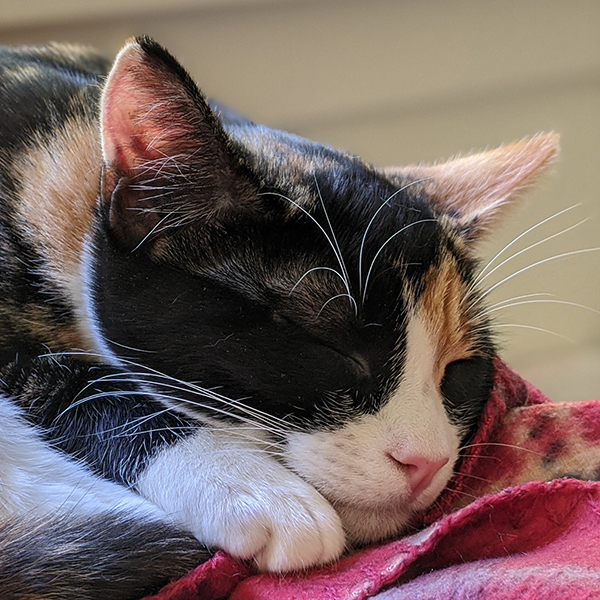
#> input picture data/beans.jpg, 600 x 600 px
$ jupyter execute day08_filtering.ipynb   (shell and % lines are left out)
#> lines starting #> are read from the running program, lines starting #| are printed output that depends on the picture; after the words box and inside, x2 and y2 are one past the last pixel; in counts of white or black regions, pixels touching at a corner belong together
## Day 8: Photometric Transformations and Filtering

#### Goals

* Understand how images are represented as arrays
* Know how to perform basic photometric transformations (brightness, thresholding)
* Understand image noise and why we need filtering
* Know how to filter an image using cross-correlation
* Know how to handle image borders when filtering
* Get a feel for operations possible with linear filtering (blur, sharpen)

[cell 1]
# boilerplate setup

# Library imports
import numpy as np
import matplotlib.pyplot as plt
import cv2

### Image Representation

* Computationally: `ndarray` of size `(height, width, 3)`
* Mathematically: a function mapping **position** to **intensity** (or color)
    * Grayscale image: $f: \mathbb{R}^2 \Rightarrow \mathbb{R}$
    * Color image: $f: \mathbb{R}^2 \Rightarrow \mathbb{R^3}$

[cell 2]
# Load image using OpenCV (loads as BGR by default)
beans_bgr = cv2.imread("../data/beans.jpg")
#> beans_bgr is the input picture: shape (600, 600, 3); mean B, G, R 95.1, 98.6, 115.9
# Convert BGR to RGB for display with matplotlib
beans = cv2.cvtColor(beans_bgr, cv2.COLOR_BGR2RGB)

print(f"Shape: {beans.shape}")
#| Shape: (600, 600, 3)
print(f"Dtype: {beans.dtype}")
#| Dtype: uint8
print(f"Range: {beans.min()} to {beans.max()}")
#| Range: 0 to 255
plt.imshow(beans)
plt.title("Original beans image")
plt.show()

**Important conventions:**

1. Most standard images (jpg, png, etc) are stored with 8-bit (1-byte) values for R, G, and B.

2. **OpenCV loads images in BGR order** (not RGB!), so we typically convert to RGB for display with matplotlib: `cv2.cvtColor(img, cv2.COLOR_BGR2RGB)`

3. If we want to do math to an image, we will get quantization error with integer types.

4. Standard move: convert from integer types (0 - 255) to floating point

5. The standard convention for the valid (displayable) **range** of floating-point values is 0 (darkest) to 1 (lightest).

[cell 3]
# Convert to float in range [0, 1]
beans = beans.astype(np.float32) / 255.0
print(f"Dtype: {beans.dtype}")
#| Dtype: float32
print(f"Range: {beans.min()} to {beans.max()}")
#| Range: 0.0 to 1.0

# matplotlib obeys these dtype/range conventions:
# if it sees bytes, it assumes 0-255
# if it sees floats, it assumes 0-1 range
plt.imshow(beans)
plt.show()

## Part 1: Photometric Transformations

**Photometric transformations** - operations that modify intensity values.

Suppose $g(x, y) = f(x, y) + 0.2$

or in code:
```python
g = beans + 0.2
```

How will $g$ compare to $f$?

[cell 4]
g = beans + 0.2
plt.imshow(g.clip(0, 1))
plt.title("Beans + 0.2")
plt.show()
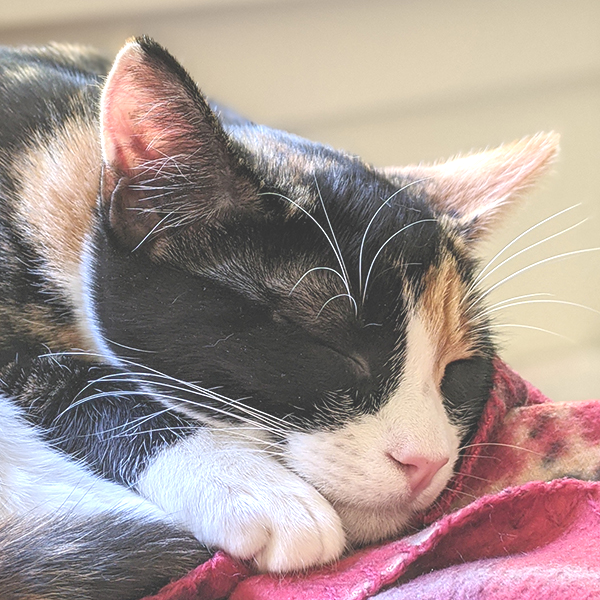
#> shown: shape (600, 600, 3) float32; mean R, G, B 0.652, 0.586, 0.568

### Brightness (scaling)

$$ g(x, y) = s \cdot f(x, y)$$

where $s$ is a scale factor.

[cell 5]
s = 1.5
g = beans * s
plt.imshow(g.clip(0, 1))
plt.title(f"Beans * {s}")
plt.show()
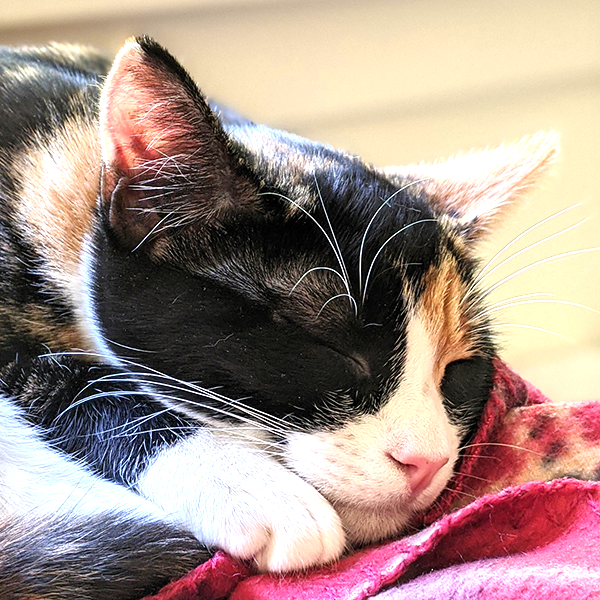
#> shown: shape (600, 600, 3) float32; mean R, G, B 0.654, 0.57, 0.537

### Thresholding

$$
h(x, y) =
\begin{cases}
0 & \text{if } f(x, y) < t\\
1 & \text{if } f(x, y) \ge t
\end{cases}
$$

[cell 6]
# Convert to grayscale using OpenCV
beans_gray = cv2.cvtColor(beans, cv2.COLOR_RGB2GRAY)
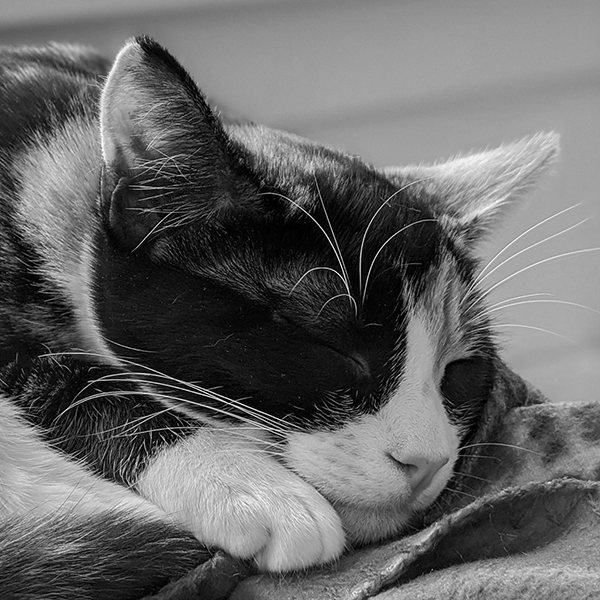
#> beans_gray: shape (600, 600) float32; min 0, max 1, mean 0.405
thresh = 0.5

# Simple thresholding
g = (beans_gray >= thresh).astype(np.float32)
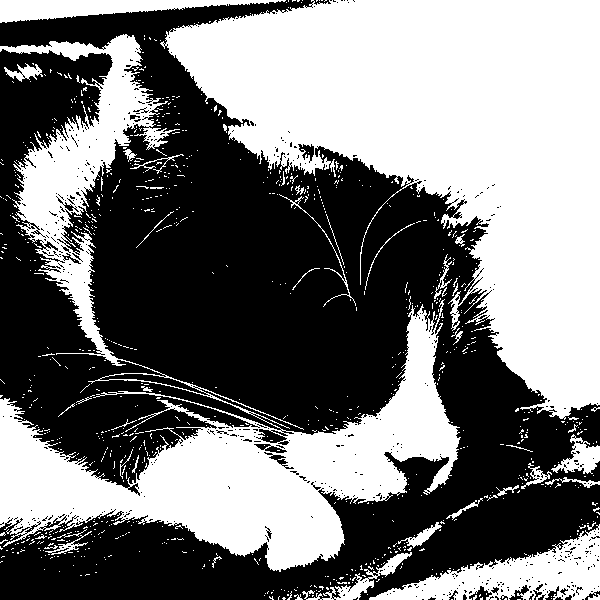
#> g: shape (600, 600) float32; values 0 (black) and 1 (white), 47.2% white; 901 white regions (856 under 20 px), largest, box (x1, y1, x2, y2) and area: (160, 0, 600, 420) 92842, (0, 34, 461, 572) 59018, (369, 524, 600, 600) 7128

plt.imshow(g, cmap="gray")
plt.title(f"Thresholded at {thresh}")
plt.show()

## Part 2: Image Filtering

### Motivation: Image Noise

How do we record light intensity inside a camera?
* Film (has grain)
* Digital sensors (have noise)

Let's add some noise to our image:

[cell 7]
# Create a noisy version
# Convert to grayscale using OpenCV
bg = cv2.cvtColor(beans, cv2.COLOR_RGB2GRAY)
bn = bg + np.random.randn(*bg.shape) * 0.05
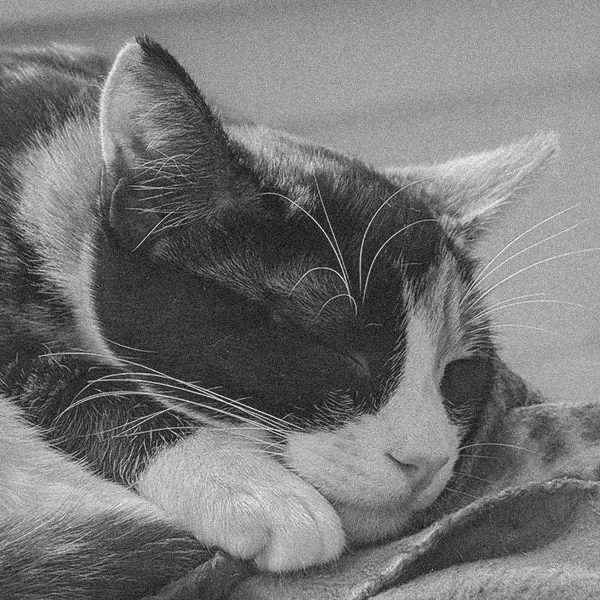
#> bn: shape (600, 600) float64; min -0.196, max 1.1, mean 0.405; drawn with min black and max white

fig, axes = plt.subplots(1, 2, figsize=(12, 5))
axes[0].imshow(bg, cmap="gray")
axes[0].set_title("Original")
axes[1].imshow(bn, cmap="gray")
axes[1].set_title("Noisy")
plt.show()

### Question: How can we reduce noise?

If each pixel measurement is corrupted, how can we improve our guess at what the "ideal" image should have been?

**Idea:** Use information from neighboring pixels!

### Mean Filter

Replace each pixel with the average of its neighbors in a window.

[cell 8]
# [12 lines of commented-out code are left out]
denoised = cv2.blur(bn, ksize=(7, 7))
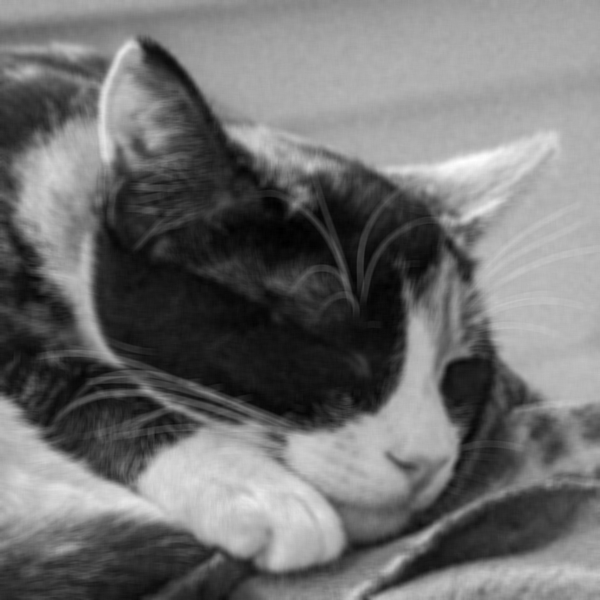
#> denoised: shape (600, 600) float64; min -0.01, max 0.928, mean 0.405; drawn with min black and max white

fig, axes = plt.subplots(1, 2, figsize=(12, 5))
axes[0].imshow(bn, cmap="gray")
axes[0].set_title("Noisy")
axes[1].imshow(denoised, cmap="gray")
axes[1].set_title("After mean filter (7x7)")
plt.show()

We can do better than averaging over little boxes

[cell 9]
# Create two 5x5 filters
# 1. Mean filter (uniform weights)
mean_kernel = np.ones((5, 5), dtype=np.float32) / 25

# 2. Gaussian filter
# Create 1D Gaussian kernel and compute outer product for 2D
gauss_1d = cv2.getGaussianKernel(5, sigma=2.5)
gauss_kernel = gauss_1d @ gauss_1d.T

# Apply both filters to the noisy image
mean_result = cv2.filter2D(bn, -1, mean_kernel)
gauss_result = cv2.filter2D(bn, -1, gauss_kernel)

# Create a 2x2 visualization
fig, axes = plt.subplots(1, 2, figsize=(8, 5))

# Top row: filter kernels
im0 = axes[0].imshow(mean_kernel, cmap='gray', interpolation='nearest')
axes[0].set_title('Mean Filter (5x5)', fontsize=12, fontweight='bold')
axes[0].set_xlabel('Column')
axes[0].set_ylabel('Row')
plt.colorbar(im0, ax=axes[0], fraction=0.046, pad=0.04)

im1 = axes[1].imshow(gauss_kernel, cmap='gray', interpolation='nearest')
axes[1].set_title('Gaussian Filter (5x5, σ=2.5)', fontsize=12, fontweight='bold')
axes[1].set_xlabel('Column')
axes[1].set_ylabel('Row')
plt.colorbar(im1, ax=axes[1], fraction=0.046, pad=0.04)


plt.tight_layout()
plt.show()
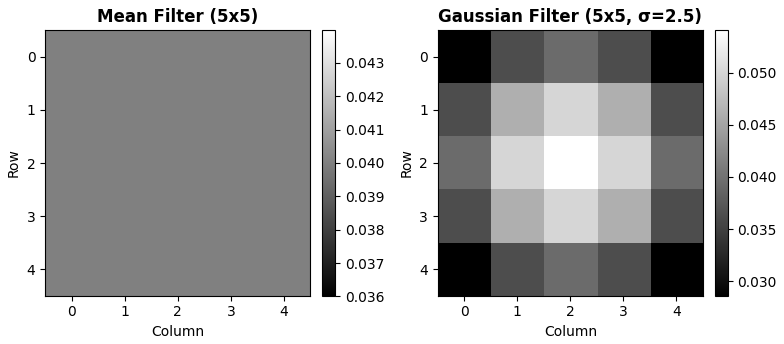
#> figure drawn by matplotlib, 4 panels

$ run again, with data/fences.jpg copied over data/beans.jpg
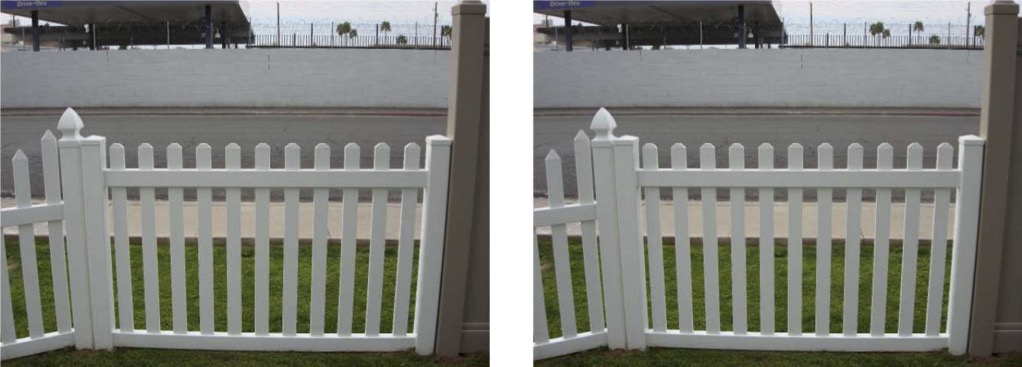
#> input picture data/fences.jpg, 1022 x 367 px
#> beans_bgr is the input picture: shape (367, 1022, 3); mean B, G, R 122.5, 127.9, 127
#| Shape: (367, 1022, 3)
#| Dtype: uint8
#| Range: 0 to 255
#| Dtype: float32
#| Range: 0.0 to 1.0
#> `g = (beans_gray >= thresh).astype(np.float32)`:
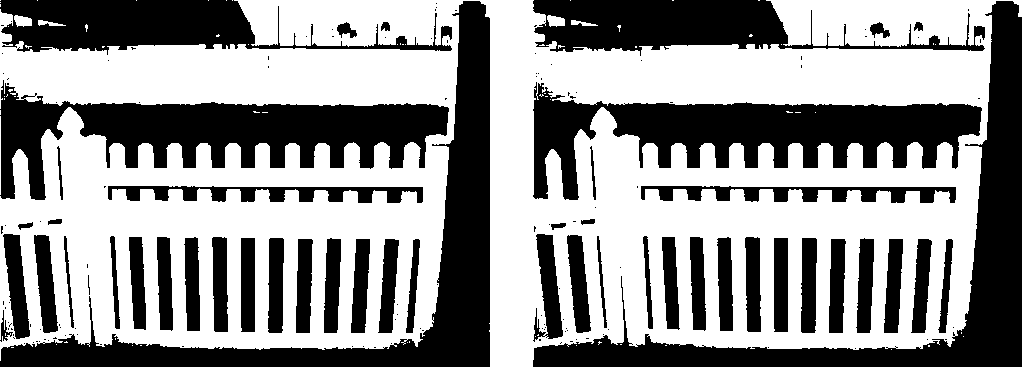
#> g: shape (367, 1022) float32; values 0 (black) and 1 (white), 57.3% white; 162 black regions (112 under 20 px), largest, box (x1, y1, x2, y2) and area: (0, 1, 490, 367) 25089, (533, 1, 1022, 367) 24800, (0, 80, 449, 200) 21955
#> `denoised = cv2.blur(bn, ksize=(7, 7))`:
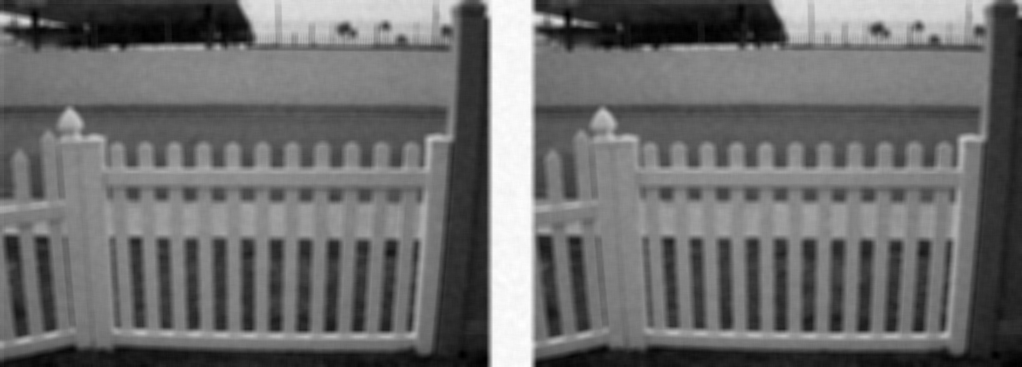
#> denoised: shape (367, 1022) float64; min 0.107, max 1.03, mean 0.498; drawn with min black and max white
